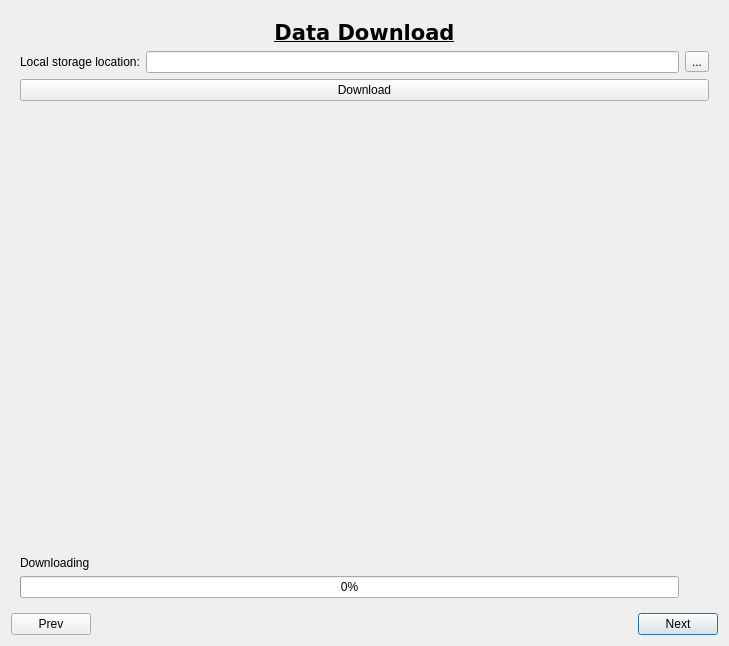
<?xml version="1.0" encoding="UTF-8"?>
<ui version="4.0">
 <class>QGreenlandDialogBase</class>
 <widget class="QDialog" name="QGreenlandDialogBase">
  <property name="geometry">
   <rect>
    <x>0</x>
    <y>0</y>
    <width>729</width>
    <height>646</height>
   </rect>
  </property>
  <property name="windowTitle">
   <string>QGreenland</string>
  </property>
  <layout class="QGridLayout" name="gridLayout_3">
   <item row="1" column="2">
    <widget class="QPushButton" name="next_button">
     <property name="text">
      <string>Next</string>
     </property>
    </widget>
   </item>
   <item row="0" column="0" colspan="3">
    <widget class="QStackedWidget" name="stackedWidget">
     <property name="currentIndex">
      <number>2</number>
     </property>
     <widget class="QWidget" name="server_page">
      <layout class="QGridLayout" name="gridLayout">
       <item row="0" column="0" colspan="2">
        <layout class="QVBoxLayout" name="verticalLayout">
         <item>
          <widget class="QLabel" name="page_label">
           <property name="font">
            <font>
             <family>DejaVu Sans</family>
             <pointsize>16</pointsize>
            </font>
           </property>
           <property name="text">
            <string>&lt;html&gt;&lt;head/&gt;&lt;body&gt;&lt;p align=&quot;center&quot;&gt;&lt;span style=&quot; font-weight:600; text-decoration: underline;&quot;&gt;Configuration&lt;/span&gt;&lt;/p&gt;&lt;/body&gt;&lt;/html&gt;</string>
           </property>
           <property name="textFormat">
            <enum>Qt::RichText</enum>
           </property>
          </widget>
         </item>
         <item>
          <widget class="QLabel" name="server_label">
           <property name="text">
            <string>Please select a server from the list or input your own:</string>
           </property>
          </widget>
         </item>
         <item>
          <widget class="QComboBox" name="server_list_combo">
           <property name="editable">
            <bool>true</bool>
           </property>
          </widget>
         </item>
        </layout>
       </item>
       <item row="2" column="0" colspan="2">
        <layout class="QVBoxLayout" name="verticalLayout_2">
         <item>
          <widget class="QLabel" name="mirror_label">
           <property name="text">
            <string>Mirror URL:</string>
           </property>
          </widget>
         </item>
         <item>
          <widget class="QLineEdit" name="mirror_line">
           <property name="text">
            <string>https://nsidc.org/qgreenland</string>
           </property>
           <property name="readOnly">
            <bool>true</bool>
           </property>
          </widget>
         </item>
        </layout>
       </item>
       <item row="3" column="0">
        <spacer name="verticalSpacer_2">
         <property name="orientation">
          <enum>Qt::Vertical</enum>
         </property>
         <property name="sizeHint" stdset="0">
          <size>
           <width>20</width>
           <height>171</height>
          </size>
         </property>
        </spacer>
       </item>
       <item row="1" column="0">
        <spacer name="verticalSpacer">
         <property name="orientation">
          <enum>Qt::Vertical</enum>
         </property>
         <property name="sizeHint" stdset="0">
          <size>
           <width>20</width>
           <height>171</height>
          </size>
         </property>
        </spacer>
       </item>
      </layout>
     </widget>
     <widget class="QWidget" name="list_page">
      <layout class="QGridLayout" name="gridLayout_2">
       <item row="1" column="1">
        <layout class="QVBoxLayout" name="verticalLayout_3">
         <item>
          <widget class="QLabel" name="page_label_2">
           <property name="enabled">
            <bool>true</bool>
           </property>
           <property name="maximumSize">
            <size>
             <width>16777215</width>
             <height>30</height>
            </size>
           </property>
           <property name="font">
            <font>
             <family>DejaVu Sans</family>
             <pointsize>16</pointsize>
            </font>
           </property>
           <property name="text">
            <string>&lt;html&gt;&lt;head/&gt;&lt;body&gt;&lt;p align=&quot;center&quot;&gt;&lt;span style=&quot; font-weight:600; text-decoration: underline;&quot;&gt;Data Selection&lt;/span&gt;&lt;/p&gt;&lt;/body&gt;&lt;/html&gt;</string>
           </property>
           <property name="textFormat">
            <enum>Qt::RichText</enum>
           </property>
          </widget>
         </item>
         <item>
          <widget class="QLabel" name="select_data_label">
           <property name="sizePolicy">
            <sizepolicy hsizetype="Preferred" vsizetype="Maximum">
             <horstretch>0</horstretch>
             <verstretch>0</verstretch>
            </sizepolicy>
           </property>
           <property name="text">
            <string>Select the data to download:</string>
           </property>
          </widget>
         </item>
         <item>
          <widget class="QLineEdit" name="search_box">
           <property name="sizePolicy">
            <sizepolicy hsizetype="MinimumExpanding" vsizetype="Fixed">
             <horstretch>0</horstretch>
             <verstretch>0</verstretch>
            </sizepolicy>
           </property>
           <property name="placeholderText">
            <string>Search...</string>
           </property>
           <property name="clearButtonEnabled">
            <bool>true</bool>
           </property>
          </widget>
         </item>
         <item>
          <widget class="QSplitter" name="splitter">
           <property name="orientation">
            <enum>Qt::Horizontal</enum>
           </property>
           <widget class="QTreeView" name="treeView">
            <property name="autoFillBackground">
             <bool>true</bool>
            </property>
            <property name="alternatingRowColors">
             <bool>true</bool>
            </property>
            <property name="sortingEnabled">
             <bool>false</bool>
            </property>
            <property name="headerHidden">
             <bool>true</bool>
            </property>
           </widget>
           <widget class="QTextBrowser" name="summary_text">
            <property name="openExternalLinks">
             <bool>true</bool>
            </property>
           </widget>
          </widget>
         </item>
        </layout>
       </item>
      </layout>
     </widget>
     <widget class="QWidget" name="download_page">
      <layout class="QGridLayout" name="gridLayout_4">
       <item row="1" column="0">
        <widget class="QLabel" name="folder_label">
         <property name="sizePolicy">
          <sizepolicy hsizetype="Fixed" vsizetype="Preferred">
           <horstretch>0</horstretch>
           <verstretch>0</verstretch>
          </sizepolicy>
         </property>
         <property name="text">
          <string>Local storage location:</string>
         </property>
        </widget>
       </item>
       <item row="7" column="0" colspan="2">
        <widget class="QProgressBar" name="progressBar">
         <property name="value">
          <number>0</number>
         </property>
        </widget>
       </item>
       <item row="1" column="2">
        <widget class="QToolButton" name="browse_button">
         <property name="toolTip">
          <string>Browse</string>
         </property>
         <property name="text">
          <string>...</string>
         </property>
        </widget>
       </item>
       <item row="5" column="0">
        <spacer name="verticalSpacer_3">
         <property name="orientation">
          <enum>Qt::Vertical</enum>
         </property>
         <property name="sizeHint" stdset="0">
          <size>
           <width>20</width>
           <height>40</height>
          </size>
         </property>
        </spacer>
       </item>
       <item row="1" column="1">
        <widget class="QLineEdit" name="folder_path">
         <property name="toolTip">
          <string>Full path of the folder</string>
         </property>
        </widget>
       </item>
       <item row="6" column="0" colspan="3">
        <widget class="QLabel" name="download_label">
         <property name="text">
          <string>Downloading</string>
         </property>
        </widget>
       </item>
       <item row="2" column="0" colspan="3">
        <widget class="QPushButton" name="download_button">
         <property name="text">
          <string>Download</string>
         </property>
        </widget>
       </item>
       <item row="0" column="0" colspan="3">
        <widget class="QLabel" name="page_label_3">
         <property name="font">
          <font>
           <family>DejaVu Sans</family>
           <pointsize>16</pointsize>
          </font>
         </property>
         <property name="text">
          <string>&lt;html&gt;&lt;head/&gt;&lt;body&gt;&lt;p align=&quot;center&quot;&gt;&lt;span style=&quot; font-weight:600; text-decoration: underline;&quot;&gt;Data Download&lt;/span&gt;&lt;/p&gt;&lt;/body&gt;&lt;/html&gt;</string>
         </property>
         <property name="textFormat">
          <enum>Qt::RichText</enum>
         </property>
        </widget>
       </item>
      </layout>
     </widget>
    </widget>
   </item>
   <item row="1" column="0">
    <widget class="QPushButton" name="prev_button">
     <property name="text">
      <string>Prev</string>
     </property>
    </widget>
   </item>
   <item row="1" column="1">
    <spacer name="horizontalSpacer">
     <property name="orientation">
      <enum>Qt::Horizontal</enum>
     </property>
     <property name="sizeHint" stdset="0">
      <size>
       <width>536</width>
       <height>20</height>
      </size>
     </property>
    </spacer>
   </item>
  </layout>
 </widget>
 <resources/>
 <connections/>
</ui>
